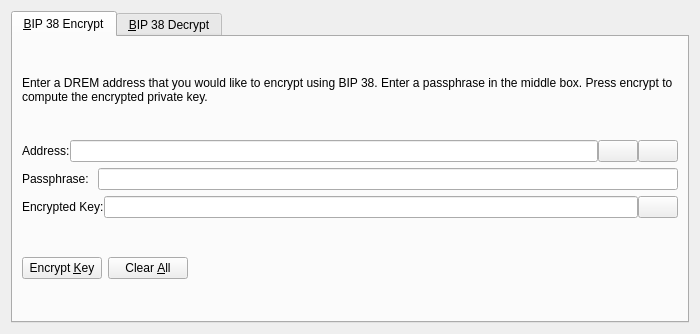
<?xml version="1.0" encoding="UTF-8"?>
<ui version="4.0">
 <class>Bip38ToolDialog</class>
 <widget class="QDialog" name="Bip38ToolDialog">
  <property name="geometry">
   <rect>
    <x>0</x>
    <y>0</y>
    <width>700</width>
    <height>334</height>
   </rect>
  </property>
  <property name="windowTitle">
   <string>BIP 38 Tool</string>
  </property>
  <property name="modal">
   <bool>true</bool>
  </property>
  <layout class="QVBoxLayout" name="verticalLayout">
   <item>
    <widget class="QTabWidget" name="tabWidget">
     <property name="currentIndex">
      <number>0</number>
     </property>
     <widget class="QWidget" name="tabBip38Encrypt">
      <attribute name="title">
       <string>&amp;BIP 38 Encrypt</string>
      </attribute>
      <layout class="QVBoxLayout" name="verticalLayout_SM">
       <item>
        <widget class="QLabel" name="infoLabel_ENC">
         <property name="text">
          <string>Enter a DREM address that you would like to encrypt using BIP 38. Enter a passphrase in the middle box. Press encrypt to compute the encrypted private key.</string>
         </property>
         <property name="textFormat">
          <enum>Qt::PlainText</enum>
         </property>
         <property name="wordWrap">
          <bool>true</bool>
         </property>
        </widget>
       </item>
       <item>
        <layout class="QHBoxLayout" name="horizontalLayout_1_ENC">
         <property name="spacing">
          <number>0</number>
         </property>
         <item>
          <widget class="QLabel" name="label_5">
           <property name="text">
            <string>Address:</string>
           </property>
          </widget>
         </item>
         <item>
          <widget class="QValidatedLineEdit" name="addressIn_ENC">
           <property name="toolTip">
            <string>The DREM address to sign the message with</string>
           </property>
          </widget>
         </item>
         <item>
          <widget class="QPushButton" name="addressBookButton_ENC">
           <property name="toolTip">
            <string>Choose previously used address</string>
           </property>
           <property name="text">
            <string/>
           </property>
           <property name="icon">
            <iconset>
             <normaloff>:/icons/address-book</normaloff>:/icons/address-book</iconset>
           </property>
           <property name="shortcut">
            <string>Alt+A</string>
           </property>
           <property name="autoDefault">
            <bool>false</bool>
           </property>
          </widget>
         </item>
         <item>
          <widget class="QPushButton" name="pasteButton_ENC">
           <property name="toolTip">
            <string>Paste address from clipboard</string>
           </property>
           <property name="text">
            <string/>
           </property>
           <property name="icon">
            <iconset>
             <normaloff>:/icons/editpaste</normaloff>:/icons/editpaste</iconset>
           </property>
           <property name="shortcut">
            <string>Alt+P</string>
           </property>
           <property name="autoDefault">
            <bool>false</bool>
           </property>
          </widget>
         </item>
        </layout>
       </item>
       <item>
        <layout class="QHBoxLayout" name="horizontalLayout_5">
         <item>
          <widget class="QLabel" name="label_6">
           <property name="text">
            <string>Passphrase: </string>
           </property>
          </widget>
         </item>
         <item>
          <widget class="QLineEdit" name="passphraseIn_ENC">
           <property name="echoMode">
            <enum>QLineEdit::Password</enum>
           </property>
          </widget>
         </item>
        </layout>
       </item>
       <item>
        <layout class="QHBoxLayout" name="horizontalLayout_2_ENC">
         <property name="spacing">
          <number>0</number>
         </property>
         <item>
          <widget class="QLabel" name="encryptedKeyLabel_ENC">
           <property name="text">
            <string>Encrypted Key:</string>
           </property>
           <property name="textFormat">
            <enum>Qt::PlainText</enum>
           </property>
          </widget>
         </item>
         <item>
          <widget class="QLineEdit" name="encryptedKeyOut_ENC">
           <property name="font">
            <font>
             <italic>true</italic>
            </font>
           </property>
           <property name="readOnly">
            <bool>true</bool>
           </property>
          </widget>
         </item>
         <item>
          <widget class="QPushButton" name="copyKeyButton_ENC">
           <property name="toolTip">
            <string>Copy the current signature to the system clipboard</string>
           </property>
           <property name="text">
            <string/>
           </property>
           <property name="icon">
            <iconset>
             <normaloff>:/icons/editcopy</normaloff>:/icons/editcopy</iconset>
           </property>
           <property name="autoDefault">
            <bool>false</bool>
           </property>
          </widget>
         </item>
        </layout>
       </item>
       <item>
        <layout class="QHBoxLayout" name="horizontalLayout_3_ENC">
         <item>
          <widget class="QPushButton" name="encryptKeyButton_ENC">
           <property name="toolTip">
            <string>Sign the message to prove you own this DREM address</string>
           </property>
           <property name="text">
            <string>Encrypt &amp;Key</string>
           </property>
           <property name="icon">
            <iconset>
             <normaloff>:/icons/edit</normaloff>:/icons/edit</iconset>
           </property>
           <property name="autoDefault">
            <bool>false</bool>
           </property>
          </widget>
         </item>
         <item>
          <widget class="QPushButton" name="clearButton_ENC">
           <property name="toolTip">
            <string>Reset all sign message fields</string>
           </property>
           <property name="text">
            <string>Clear &amp;All</string>
           </property>
           <property name="icon">
            <iconset>
             <normaloff>:/icons/remove</normaloff>:/icons/remove</iconset>
           </property>
           <property name="autoDefault">
            <bool>false</bool>
           </property>
          </widget>
         </item>
         <item>
          <spacer name="horizontalSpacer_1_ENC">
           <property name="orientation">
            <enum>Qt::Horizontal</enum>
           </property>
           <property name="sizeHint" stdset="0">
            <size>
             <width>40</width>
             <height>48</height>
            </size>
           </property>
          </spacer>
         </item>
         <item>
          <widget class="QLabel" name="statusLabel_ENC">
           <property name="font">
            <font>
             <weight>75</weight>
             <bold>true</bold>
            </font>
           </property>
           <property name="text">
            <string/>
           </property>
           <property name="wordWrap">
            <bool>true</bool>
           </property>
          </widget>
         </item>
         <item>
          <spacer name="horizontalSpacer_2_ENC">
           <property name="orientation">
            <enum>Qt::Horizontal</enum>
           </property>
           <property name="sizeHint" stdset="0">
            <size>
             <width>40</width>
             <height>48</height>
            </size>
           </property>
          </spacer>
         </item>
        </layout>
       </item>
      </layout>
     </widget>
     <widget class="QWidget" name="tabBip38Decrypt">
      <attribute name="title">
       <string>&amp;BIP 38 Decrypt</string>
      </attribute>
      <layout class="QVBoxLayout" name="verticalLayout_VM">
       <item>
        <widget class="QLabel" name="infoLabel_DEC">
         <property name="text">
          <string>Enter the BIP 38 encrypted private key. Enter the passphrase in the middle box. Click Decrypt Key to compute the private key. After the key is decrypted, clicking 'Import Address' will add this private key to the wallet.</string>
         </property>
         <property name="textFormat">
          <enum>Qt::PlainText</enum>
         </property>
         <property name="alignment">
          <set>Qt::AlignLeading|Qt::AlignLeft|Qt::AlignTop</set>
         </property>
         <property name="wordWrap">
          <bool>true</bool>
         </property>
        </widget>
       </item>
       <item>
        <layout class="QHBoxLayout" name="horizontalLayout_3">
         <item>
          <widget class="QLabel" name="label_2">
           <property name="text">
            <string>Encrypted Key:</string>
           </property>
          </widget>
         </item>
         <item>
          <widget class="QValidatedLineEdit" name="encryptedKeyIn_DEC">
           <property name="toolTip">
            <string>The DREM address the message was signed with</string>
           </property>
          </widget>
         </item>
        </layout>
       </item>
       <item>
        <layout class="QHBoxLayout" name="horizontalLayout">
         <item>
          <widget class="QLabel" name="label">
           <property name="text">
            <string>Passphrase: </string>
           </property>
          </widget>
         </item>
         <item>
          <widget class="QLineEdit" name="passphraseIn_DEC">
           <property name="echoMode">
            <enum>QLineEdit::Password</enum>
           </property>
          </widget>
         </item>
        </layout>
       </item>
       <item>
        <layout class="QHBoxLayout" name="horizontalLayout_2_DEC">
         <item>
          <widget class="QPushButton" name="decryptKeyButton_DEC">
           <property name="toolTip">
            <string>Verify the message to ensure it was signed with the specified DREM address</string>
           </property>
           <property name="text">
            <string>Decrypt &amp;Key</string>
           </property>
           <property name="icon">
            <iconset>
             <normaloff>:/icons/transaction_0</normaloff>:/icons/transaction_0</iconset>
           </property>
           <property name="autoDefault">
            <bool>false</bool>
           </property>
          </widget>
         </item>
         <item>
          <widget class="QPushButton" name="clearButton_DEC">
           <property name="toolTip">
            <string>Reset all verify message fields</string>
           </property>
           <property name="text">
            <string>Clear &amp;All</string>
           </property>
           <property name="icon">
            <iconset>
             <normaloff>:/icons/remove</normaloff>:/icons/remove</iconset>
           </property>
           <property name="autoDefault">
            <bool>false</bool>
           </property>
          </widget>
         </item>
         <item>
          <spacer name="horizontalSpacer_1_DEC">
           <property name="orientation">
            <enum>Qt::Horizontal</enum>
           </property>
           <property name="sizeHint" stdset="0">
            <size>
             <width>40</width>
             <height>48</height>
            </size>
           </property>
          </spacer>
         </item>
         <item>
          <widget class="QLabel" name="statusLabel_DEC">
           <property name="font">
            <font>
             <weight>75</weight>
             <bold>true</bold>
            </font>
           </property>
           <property name="text">
            <string/>
           </property>
           <property name="wordWrap">
            <bool>true</bool>
           </property>
          </widget>
         </item>
         <item>
          <spacer name="horizontalSpacer_2_DEC">
           <property name="orientation">
            <enum>Qt::Horizontal</enum>
           </property>
           <property name="sizeHint" stdset="0">
            <size>
             <width>40</width>
             <height>48</height>
            </size>
           </property>
          </spacer>
         </item>
        </layout>
       </item>
       <item>
        <layout class="QHBoxLayout" name="horizontalLayout_2">
         <item>
          <widget class="QLabel" name="label_3">
           <property name="text">
            <string>Decrypted Key:</string>
           </property>
          </widget>
         </item>
         <item>
          <widget class="QValidatedLineEdit" name="decryptedKeyOut_DEC"/>
         </item>
        </layout>
       </item>
       <item>
        <layout class="QHBoxLayout" name="horizontalLayout_4">
         <item>
          <widget class="QPushButton" name="importAddressButton_DEC">
           <property name="text">
            <string>Import Address</string>
           </property>
          </widget>
         </item>
         <item>
          <widget class="QLabel" name="label_4">
           <property name="text">
            <string>Address:</string>
           </property>
          </widget>
         </item>
         <item>
          <widget class="QLineEdit" name="addressOut_DEC"/>
         </item>
        </layout>
       </item>
      </layout>
     </widget>
    </widget>
   </item>
  </layout>
 </widget>
 <customwidgets>
  <customwidget>
   <class>QValidatedLineEdit</class>
   <extends>QLineEdit</extends>
   <header>qvalidatedlineedit.h</header>
  </customwidget>
 </customwidgets>
 <resources/>
 <connections/>
</ui>
